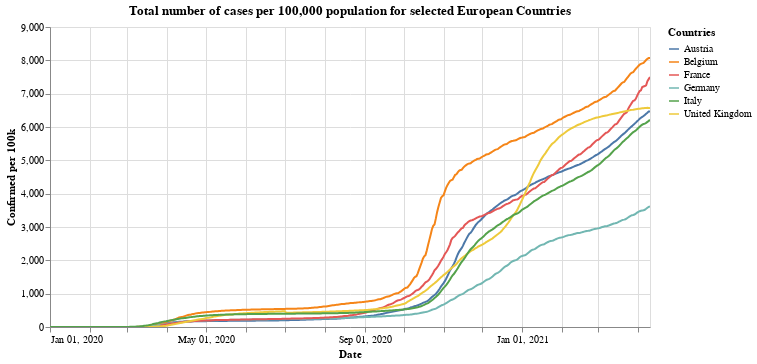

Notebook code for this chart:
### Markdown cell above
## Total cases per 100,000

### Code cell
#collapse

leg_selection = alt.selection_multi(fields=['id'], bind='legend')

alt.Chart(x_small).mark_line().encode(
    x=alt.X("yearmonthdate(date):T", axis=alt.Axis(title='Date')),
    y=alt.Y("confirmed_per:Q", axis=alt.Axis(title='Confirmed per 100k')),
    tooltip='id',
    color=alt.Color('id', legend=alt.Legend(title="Countries")),
    opacity=alt.condition(leg_selection, alt.value(1), alt.value(0.2))
).add_selection(leg_selection).properties(title='Total number of cases per 100,000 population for selected European Countries', width=600).interactive()

### Figure 1 — Vega-Lite specification as saved in the notebook (floating-point values rounded to 4 significant figures; data arrays with more than 128 entries replaced by an {"elided": "..."} marker saying what was removed)
{"config": {"view": {"continuousWidth": 400, "continuousHeight": 300}}, "data": {"name": "data-7192f7524066700986b6c2cce6f8cbbe"}, "mark": "line", "encoding": {"color": {"type": "nominal", "field": "id", "legend": {"title": "Countries"}}, "opacity": {"condition": {"value": 1, "selection": "selector001"}, "value": 0.2}, "tooltip": {"type": "nominal", "field": "id"}, "x": {"type": "temporal", "axis": {"title": "Date"}, "field": "date", "timeUnit": "yearmonthdate"}, "y": {"type": "quantitative", "axis": {"title": "Confirmed per 100k"}, "field": "confirmed_per"}}, "selection": {"selector001": {"type": "multi", "fields": ["id"], "bind": "legend"}, "selector002": {"type": "interval", "bind": "scales", "encodings": ["x", "y"]}}, "title": "Total number of cases per 100,000 population for selected European Countries", "width": 600, "$schema": "https://vega.github.io/schema/vega-lite/v4.8.1.json", "datasets": {"data-7192f7524066700986b6c2cce6f8cbbe": {"elided": "2796 records"}}}
